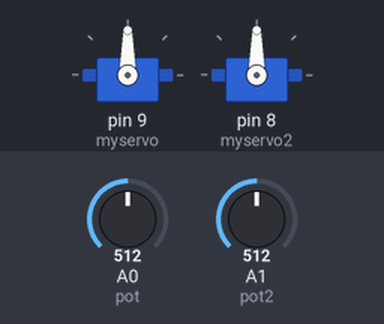
The sketch below on a simulated Arduino Uno, built with avr-gcc and run on an emulated ATmega328P. On the bench: 2 × servo. The inputs (shaded band) are chosen by the test bench; at power-on: A0 (pot) = 512, A1 (pot2) = 512.

Above: at 1.2 s.
1.3 s: A0 (pot) set to 716
At 1.6 s:
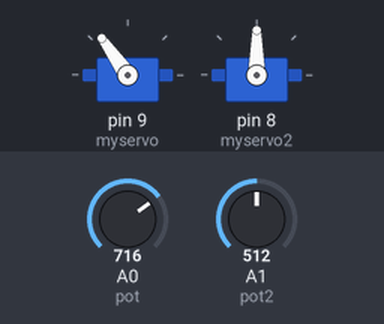
2.8 s: A1 (pot2) set to 716
At 3.9 s:
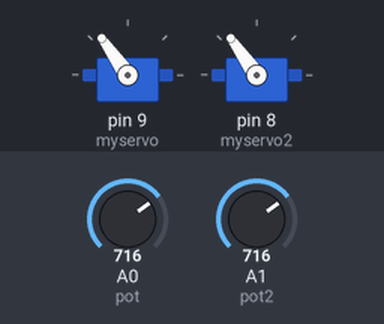
4.3 s: A0 (pot) set to 900
At 5.1 s:
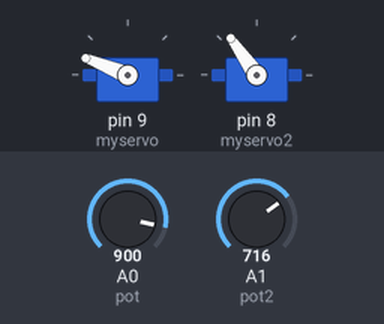
5.8 s: A1 (pot2) set to 900
At 6.9 s:
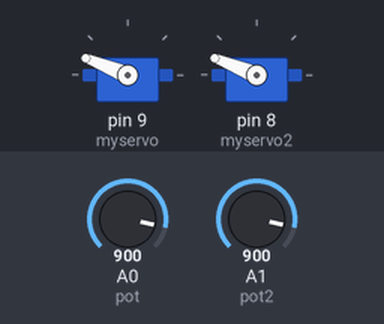
7.3 s: A0 (pot) set to 1023
At 8.0 s:
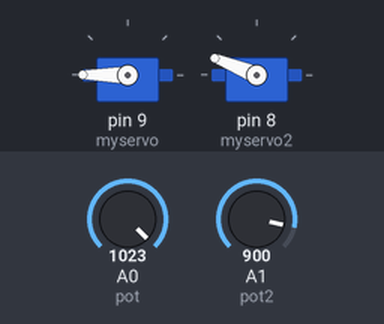
8.8 s: A1 (pot2) set to 1023
At 9.2 s:
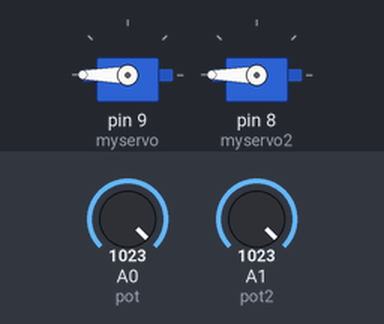
Timing chart, 0 to 11.3 s (numbered marks = the images above; inputs shaded):
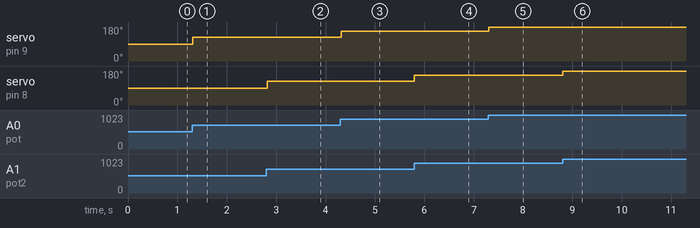

Measured:
- after the input at 1.3 s, servo on pin 9 (myservo): 90° → 125° at once
- after the input at 2.8 s, servo on pin 8 (myservo2): 90° → 125° at once
- after the input at 4.3 s, servo on pin 9 (myservo): 125° → 158° at once
- after the input at 5.8 s, servo on pin 8 (myservo2): 125° → 158° at once
- after the input at 7.3 s, servo on pin 9 (myservo): 158° → 180° at once
- after the input at 8.8 s, servo on pin 8 (myservo2): 158° → 180° at once

The sketch:

lab8.ino
```cpp
#include <Servo.h>  // add servo library

Servo myservo;  // create servo object to control a servo
Servo myservo2;  // create servo object to control a servo

int pot = 0;  // pin connected the 1st potentiometer
int val;    // variable to store value from the pot
int pot2 = 1;  // pin connected to the 2nd potentiometer
int val2;    // variable to store value from the 2nd pot


void setup() {
  myservo.attach(9);  //  the 1st servo is attached to pin 9
  myservo2.attach(8);  //  the 2nd servo is attached to pin 9
}

void loop() {
  val = analogRead(pot);            // reads the value of the potentiometer (value between 0 and 1023)
  val = map(val, 0, 1023, 0, 180);     // scale it to use it with the servo (value between 0 and 180)
  myservo.write(val);                  // sets the servo position according to the scaled value
  val2 = analogRead(pot2);            // reads the value of the potentiometer (value between 0 and 1023)
  val2 = map(val2, 0, 1023, 0, 180);     // scale it to use it with the servo (value between 0 and 180)
  myservo2.write(val2);                  // sets the servo position according to the scaled value
  delay(15);                           // waits for the servo to get there
}
```
